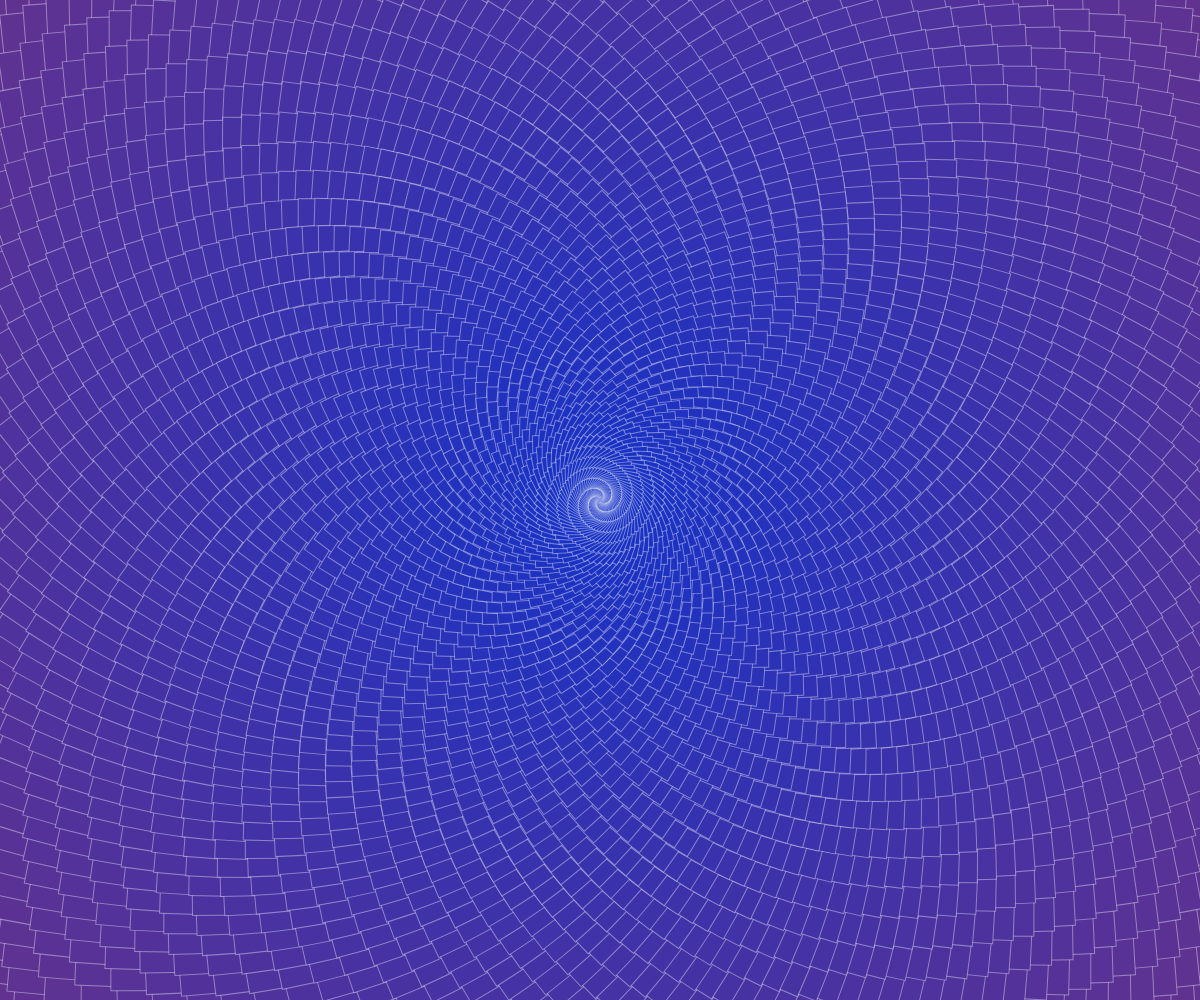
Frame 1 (no input)
Frame 60 (no input): identical to frame 1, image omitted
Frame 120 (the mouse pressed at the canvas centre since frame 60): identical to frame 1, image omitted

The p5.js sketch that drew this single still picture (run headless with seeded random() and noise() and a simulated clock; from frame 60 on, the mouse is pressed at the canvas centre):

// p5.js sketch
// ── sketch.js
let degwade;

function setup() {
  createCanvas(windowWidth, windowHeight) ;
  degwade = circularGradiant (width, height, 156, 50, 100, 20, 50, 200);
}

function draw() {
    background(255);
    image (degwade, 0, 0, width, height);//degwade est considéré comme une image car createGraphics (meme taille que le canevas)
}

function linearGradiant (w, h, r1, g1, b1, r2, g2, b2){
  //crée un espace de dessin pas affiché à l'écran. on doit donc DEMANDER à la fct drtaw de l'afficher
                            //pas besoin de mettre WINDOWwitdh et WINDOWheight, car cette fct s'adapte déjà au canvas qui EST en WINDOWwidth
  let graphic = createGraphics (w, h);
  for(let compteur = 0; compteur < h; compteur ++){ //
      let red = map (compteur, 0, h, r1, r2);
      let green = map (compteur, 0, h, g1, g2);
      let blue = map (compteur, 0, h, b1, b2);
      graphic.stroke (red, green, blue);
      graphic.line (0,compteur, w,compteur);
    }
    return graphic;
}

function circularGradiant (w, h, r1, g1, b1, r2, g2, b2){
  //crée un espace de dessin pas affiché à l'écran. on doit donc DEMANDER à la fct drtaw de l'afficher
                            //pas besoin de mettre WINDOWwitdh et WINDOWheight, car cette fct s'adapte déjà au canvas qui EST en WINDOWwidth
  let graphic = createGraphics (w, h); //copier-coller la dernière fonction, la renomme et changer les dessins (=ellipse, line etc.) en fct de ce qu'on veut.
  h = h * 2;
  graphic.rectMode(CENTER)
  graphic.translate (graphic.width/2, graphic.height/2);
  for(let compteur = 0; compteur < h; compteur ++){ //on a changé la gueule de loup de "compteur < h"
      let red = map (compteur, 0, h, r1, r2);
      let green = map (compteur, 0, h, g1, g2);
      let blue = map (compteur, 0, h, b1, b2);
      graphic.fill (red, green, blue);
      graphic.stroke(255, 100);
      graphic.rotate(0.1);
      graphic.rect (0,0, h-compteur, h-compteur);

    }
    return graphic;
}
